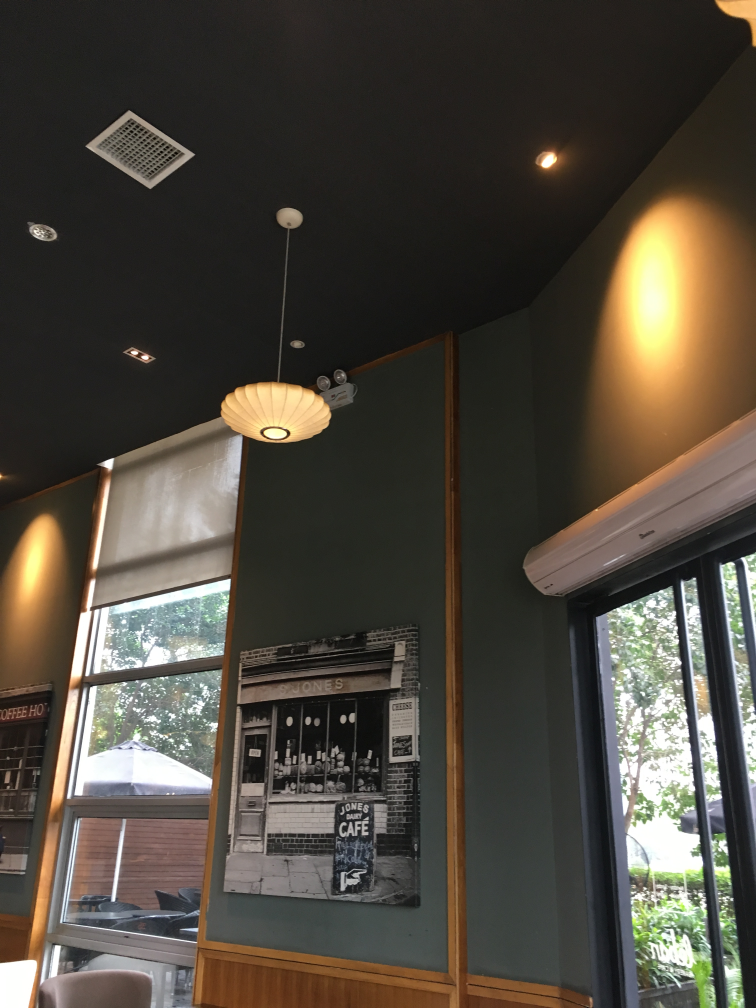
#> input picture tests/asift/coffee-images/IMG_1970.JPG, 3024 x 4032 px, given in place of aero1.jpg, which was not available (shown at 1/4 size)
$ python asift.py coffee-images/IMG_1970.JPG
#> lines starting #> are read from the running program, lines starting #| are printed output that depends on the picture; pictures that were not available may be replaced by others from this repository, and a replacement may not be noted
### tests/asift/find_obj.py
#!/usr/bin/env python

'''
Feature-based image matching sample.

Note, that you will need the https://github.com/opencv/opencv_contrib repo for SIFT and SURF

USAGE
  find_obj.py [--feature=<sift|surf|orb|akaze|brisk>[-flann]] [ <image1> <image2> ]

  --feature  - Feature to use. Can be sift, surf, orb or brisk. Append '-flann'
               to feature name to use Flann-based matcher instead bruteforce.

  Press left mouse button on a feature point to see its matching point.
'''

# Python 2/3 compatibility
from __future__ import print_function

import sys
sys.path.append( '.' )

import numpy as np
import cv2
from common import anorm, getsize, clock
import os

FLANN_INDEX_KDTREE = 1  # bug: flann enums are missing
FLANN_INDEX_LSH    = 6

results = ['', '', '-' * 60]
def log_result(msg):
    results.append(msg)

def init_feature(name):
    chunks = name.split('-')
    if chunks[0] == 'sift':
        detector = cv2.xfeatures2d.SIFT_create(2000)
        norm = cv2.NORM_L2
    elif chunks[0] == 'surf':
        detector = cv2.xfeatures2d.SURF_create(800)
        norm = cv2.NORM_L2
    elif chunks[0] == 'orb':
        detector = cv2.ORB_create(400)
        norm = cv2.NORM_HAMMING
    elif chunks[0] == 'akaze':
        detector = cv2.AKAZE_create()
        norm = cv2.NORM_HAMMING
    elif chunks[0] == 'brisk':
        detector = cv2.BRISK_create()
        norm = cv2.NORM_HAMMING
    else:
        return None, None
    if 'flann' in chunks:
        if norm == cv2.NORM_L2:
            flann_params = dict(algorithm = FLANN_INDEX_KDTREE, trees = 5)
        else:
            flann_params= dict(algorithm = FLANN_INDEX_LSH,
                               table_number = 6, # 12
                               key_size = 12,     # 20
                               multi_probe_level = 1) #2
        matcher = cv2.FlannBasedMatcher(flann_params, {})  # bug : need to pass empty dict (#1329)
    else:
        matcher = cv2.BFMatcher(norm)
    return detector, matcher


# [77 lines left out: functions filter_matches, explore_match, not called in this run]


# [68 lines that do not run on import are left out]

### tests/asift/asift.py
#!/usr/bin/env python

'''
Affine invariant feature-based image matching sample.

This sample is similar to find_obj.py, but uses the affine transformation
space sampling technique, called ASIFT [1]. While the original implementation
is based on SIFT, you can try to use SURF or ORB detectors instead. Homography RANSAC
is used to reject outliers. Threading is used for faster affine sampling.

[1] http://www.ipol.im/pub/algo/my_affine_sift/

USAGE
  asift.py [--feature=<sift|surf|orb|brisk>[-flann]] [ <image1> <image2> ]

  --feature  - Feature to use. Can be sift, surf, orb or brisk. Append '-flann'
               to feature name to use Flann-based matcher instead bruteforce.

  Press left mouse button on a feature point to see its matching point.
'''

# Python 2/3 compatibility
from __future__ import print_function

import numpy as np
import cv2
import os

# built-in modules
import itertools as it
from multiprocessing.pool import ThreadPool

# local modules
from common import Timer, clock
from find_obj import init_feature, filter_matches, explore_match

results = ['', '', '-' * 60]
def log_result(msg):
    results.append(msg)

# [71 lines left out: functions affine_skew, affine_detect, not called in this run]

if __name__ == '__main__':
    print(__doc__)

    import sys, getopt
    opts, args = getopt.getopt(sys.argv[1:], 's:', ['feature='])
    opts = dict(opts)
    feature_name = opts.get('--feature', 'orb-flann')
    scale = opts.get('s', '')
    try:
        fn1, fn2 = args
    except:
        fn1 = '../data/aero1.jpg'
        fn2 = '../data/aero3.jpg'

    img1 = cv2.imread(fn1, 0)
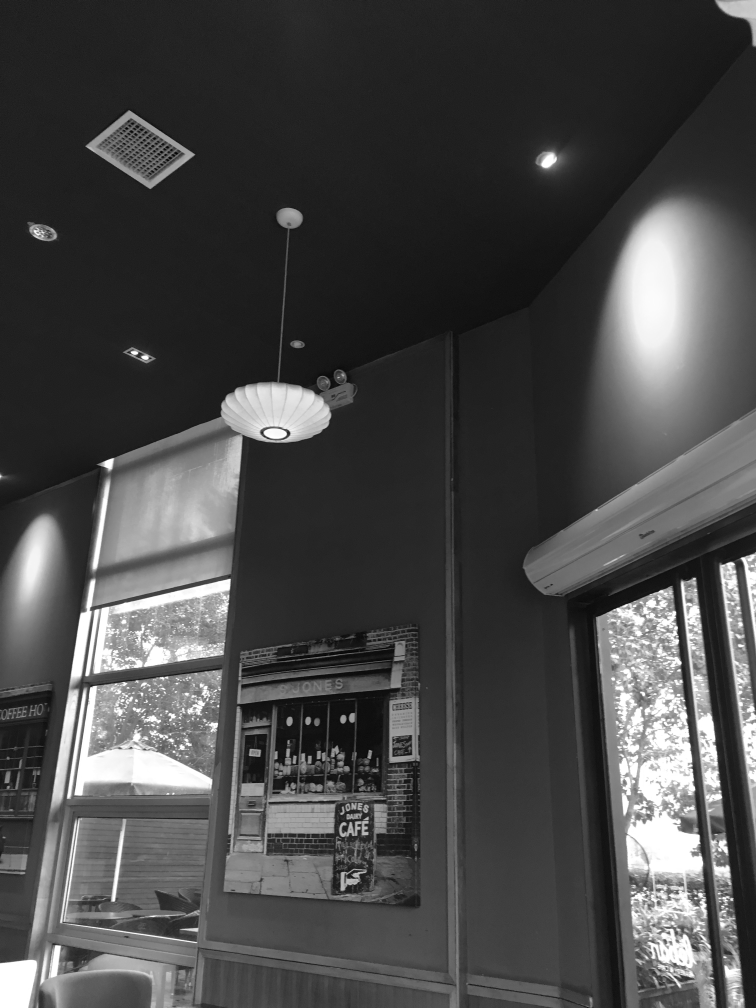
#> img1: shape (4032, 3024) (shown at 1/4 size); min 0, max 255, mean 72.4
    img2 = cv2.imread(fn2, 0)
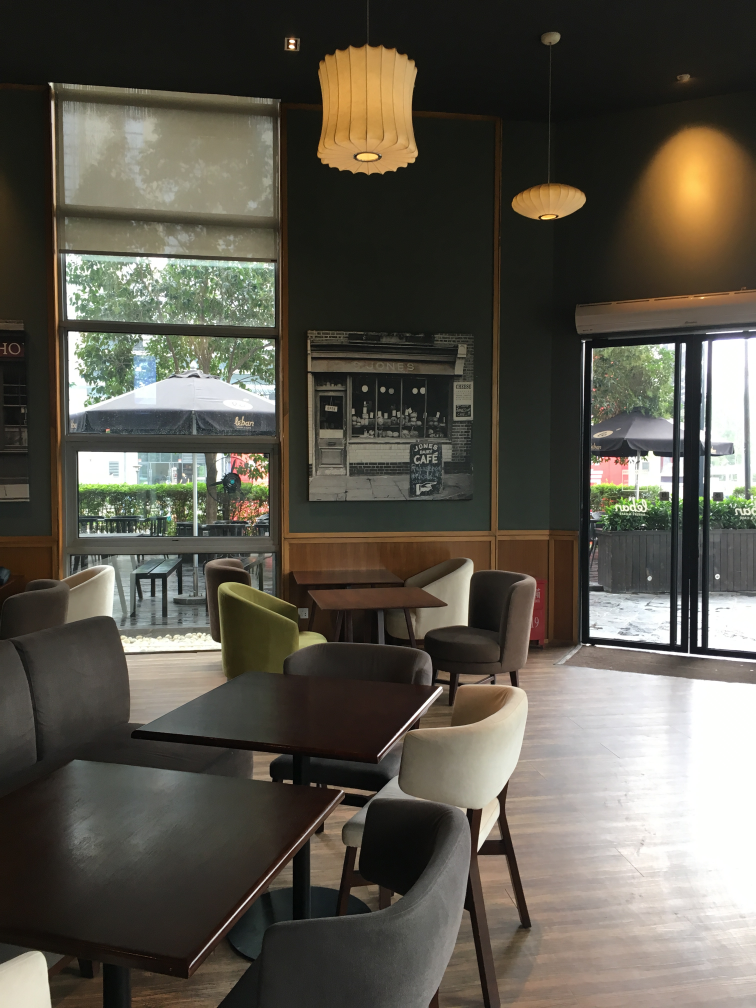
#> input picture tests/asift/coffee-images/IMG_1971.JPG, 3024 x 4032 px, given in place of aero3.jpg, which was not available (shown at 1/4 size)
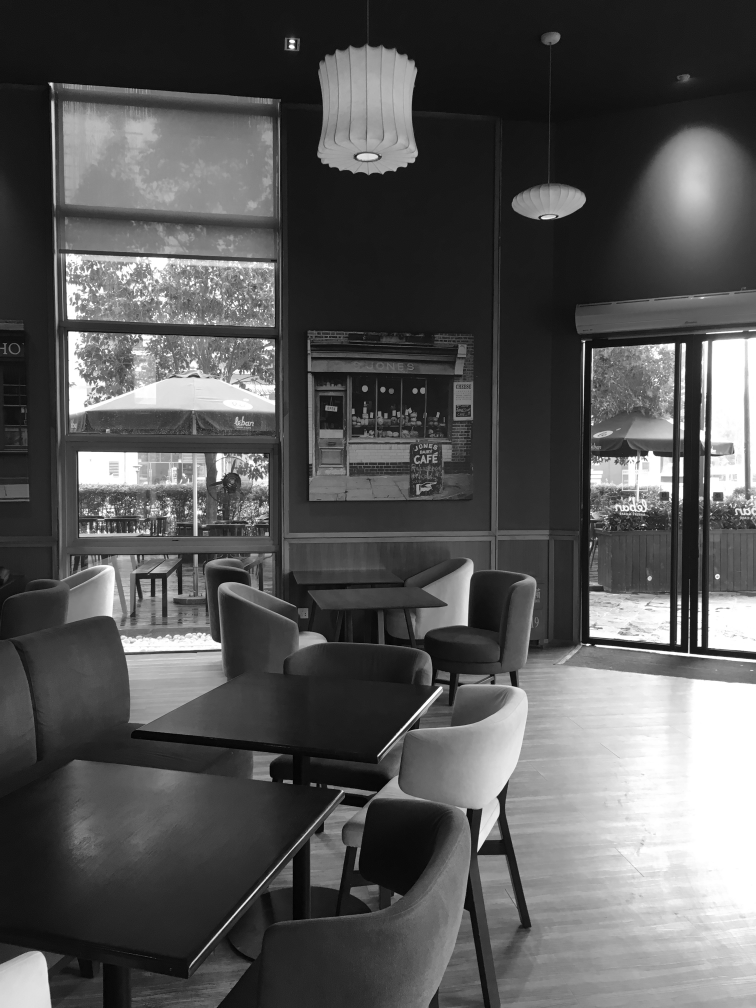
#> img2: shape (4032, 3024) (shown at 1/4 size); min 0, max 255, mean 86.6
    detector, matcher = init_feature(feature_name)

    if img1 is None:
        print('Failed to load fn1:', fn1)
        sys.exit(1)

    if img2 is None:
        print('Failed to load fn2:', fn2)
        sys.exit(1)

    if detector is None:
        print('unknown feature:', feature_name)
        sys.exit(1)

    log_result('img1 - %s, img2 - %s' % (os.path.basename(fn1), os.path.basename(fn2)))
    log_result('using ' + feature_name)

    print('using', feature_name)
    h, w = img1.shape[:2]
#> h = 4032; w = 3024
    if not scale == '':
        log_result('scale image to %s%% ' % scale)
        s = int(scale) / 100.0
        img1 = cv2.resize(img1, (int(w*s), int(h*s)))
        img2 = cv2.resize(img2,  (int(w*s), int(h*s)))

    pool=ThreadPool(processes = cv2.getNumberOfCPUs())
#> (the run stopped early here; a loop or call above may not have finished)
